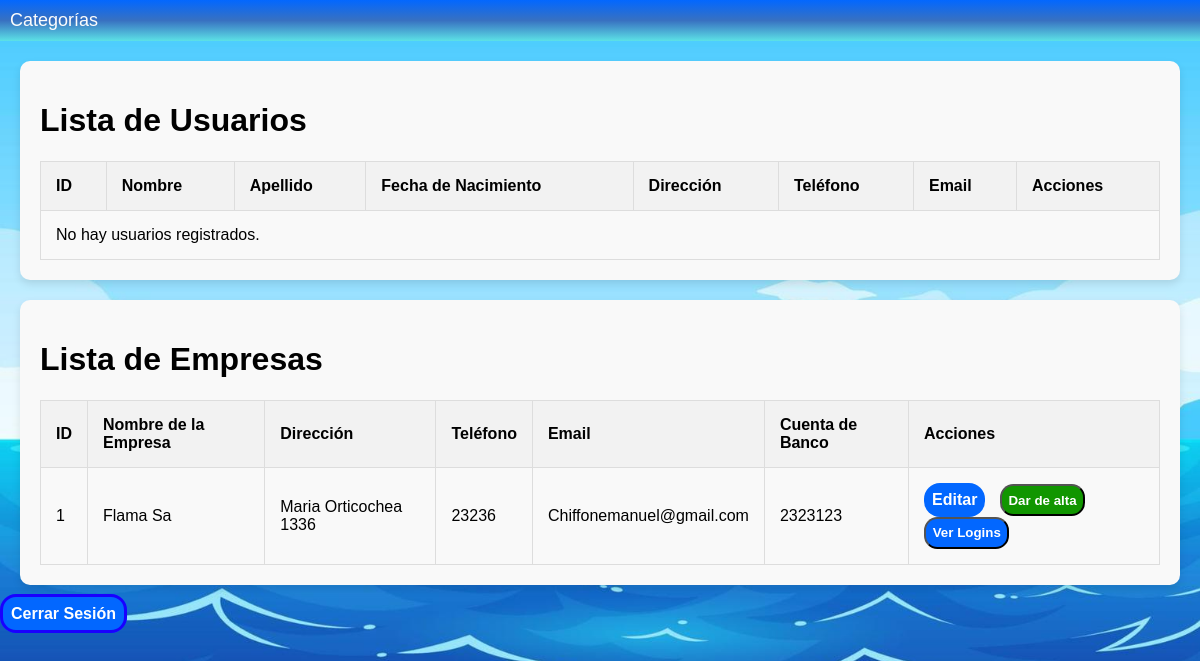
Screenshot of /views/listarUsuarios.php with the database file from the repository.
### tables this page shows
CREATE TABLE `empresa` (
  `idemp` int(11) NOT NULL AUTO_INCREMENT,
  `nombre` varchar(255) NOT NULL,
  `direccion` varchar(50) NOT NULL,
  `telefono` int(15) NOT NULL,
  `email` varchar(30) NOT NULL,
  `passw` varchar(255) NOT NULL,
  `cuentabanco` int(15) NOT NULL,
  `activo` enum('sí','no') DEFAULT 'sí',
  PRIMARY KEY (`idemp`),
  UNIQUE KEY `telefono` (`telefono`),
  UNIQUE KEY `email` (`email`),
  UNIQUE KEY `cuentabanco` (`cuentabanco`)
);

### models/Usuario.php (called while the page is built, shortened)
<?php
require_once __DIR__ . '/../config/Database.php';
class Usuario {
    private $conn;
    private $table_name = "cliente";
    public function __construct() {
        $database = new Database('user');
        $this->conn = $database->getConnection();
    }
    public function readAll() {
        $query = "SELECT * FROM " . $this->table_name;
        $result = $this->conn->query($query);
        return $result;
}
}
?>

### config/Database.php (called while the page is built, shortened)
<?php
class Database {
    private $host = "127.0.0.1";
    private $db_name = "oceantrade";
    private $username;
    private $password;
    public function __construct($role = 'guest') {
        switch ($role) {
            case 'user':
                $this->username = 'app_user';
                $this->password = 'password_app';
                break;
            default:
                $this->username = 'guest_user';
                $this->password = 'password_guest';
                break;
        }
    }
    public function getConnection() {
        $this->conn = null;
        try {
            $this->conn = new mysqli($this->host, $this->username, $this->password, $this->db_name);
        } catch (Exception $e) {
            echo $e->getMessage();
        }
        return $this->conn;
    }
}

### controllers/UsuarioController.php (called while the page is built, shortened)
<?php
require_once __DIR__ . '/../models/Usuario.php';
class UsuarioController {
    public function readAll() {
        $usuario = new Usuario();
        $result = $usuario->readAll();
        return $result;
    }
}

### models/Empresa.php (called while the page is built, shortened)
<?php
require_once __DIR__ . '/../config/Database.php';
class Empresa {
    private $conn;
    private $table_name = "empresa";
    public function __construct() {
        $database = new Database('user');
        $this->conn = $database->getConnection();
    }
    public function readAll() {
        $query = "SELECT * FROM " . $this->table_name;
        $result = $this->conn->query($query);
        return $result;
    }
}
?>

### controllers/EmpresaController.php (called while the page is built, shortened)
<?php
require_once __DIR__ . '/../models/Empresa.php';
class EmpresaController {
    public function readAll() {
        $empresa = new Empresa();
        $result = $empresa->readAll();
        return $result;
    }
}
?>

### views/listarUsuarios.php (the view, shortened to what this page needs)
<?php
require_once __DIR__ . '/../controllers/UsuarioController.php';
require_once __DIR__ . '/../controllers/EmpresaController.php';
$usuarioController = new UsuarioController();
$usuarios = $usuarioController->readAll();
$empresaController = new EmpresaController();
$empresas = $empresaController->readAll();
?>
<!DOCTYPE html>
<html lang="es">
<head>
    <link rel="stylesheet" href="/sigto/assets/css/style.css">
    <link rel="stylesheet" href="/sigto/assets/css/admin.css">
</head>
<body>
<nav class="navbar">
    <ul class="nav-menu">
        <li class="nav-item dropdown">
            <a href="#" class="nav-link">Categorías</a>
        </li>
    </ul>
</nav>
<div class="panel-gestion">
    <h1>Lista de Usuarios</h1>
    <table>
        <thead>
            <tr>
                <th>ID</th>
                <th>Nombre</th>
                <th>Apellido</th>
                <th>Fecha de Nacimiento</th>
                <th>Dirección</th>
                <th>Teléfono</th>
                <th>Email</th>
                <th>Acciones</th>
            </tr>
        </thead>
        <tbody>
        <?php if ($usuarios && $usuarios->num_rows > 0): ?>
            <?php while ($usuario = $usuarios->fetch_assoc()): ?>
                <tr>
                    <td><?php echo $usuario['idus']; ?></td>
                    <td><?php echo $usuario['nombre']; ?></td>
                    <td><?php echo $usuario['apellido']; ?></td>
                    <td><?php echo $usuario['fecnac']; ?></td>
                    <td><?php echo $usuario['direccion']; ?></td>
                    <td><?php echo $usuario['telefono']; ?></td>
                    <td><?php echo $usuario['email']; ?></td>
                    <td>
                        <a id="editar" class="btn" href="/sigto/index.php?action=edit&idus=<?php echo $usuario['idus']; ?>">Editar</a>
                        <?php if ($usuario['activo'] == 'si'): ?>
                            <button class="btn-baja" onclick="cambiarEstadoUsuario(<?php echo $usuario['idus']; ?>, 'no')">Dar de baja</button>
                        <?php else: ?>
                            <button class="btn-alta" onclick="cambiarEstadoUsuario(<?php echo $usuario['idus']; ?>, 'si')">Dar de alta</button>
                        <?php endif; ?>
                        <button type="button" class="btn view-logins-btn" onclick="toggleMenu(<?php echo $usuario['idus']; ?>)">Ver Logins</button>
                    </td>
                </tr>
                <tr id="logins-<?php echo $usuario['idus']; ?>" style="display:none;">
                    <td colspan="8">
                        <?php
                        $logins = $usuarioController->getUserLogins($usuario['idus']);
                        ?>
                        <table>
                            <thead>
                                <tr>
                                    <th>Fecha</th>
                                    <th>Hora</th>
                                    <th>URL</th>
                                </tr>
                            </thead>
                            <tbody>
                                <?php foreach ($logins as $login): ?>
                                <tr>
                                    <td><?php echo $login['fecha']; ?></td>
                                    <td><?php echo $login['hora']; ?></td>
                                    <td><?php echo $login['url']; ?></td>
                                </tr>
                                <?php endforeach; ?>
                            </tbody>
                        </table>
                    </td>
                </tr>
            <?php endwhile; ?>
        <?php else: ?>
            <tr>
                <td colspan="8">No hay usuarios registrados.</td>
            </tr>
        <?php endif; ?>
        </tbody>
    </table>
</div>
<div class="panel-gestion">
    <h1>Lista de Empresas</h1>
    <table>
        <thead>
            <tr>
                <th>ID</th>
                <th>Nombre de la Empresa</th>
                <th>Dirección</th>
                <th>Teléfono</th>
                <th>Email</th>
                <th>Cuenta de Banco</th>
                <th>Acciones</th>
            </tr>
        </thead>
        <tbody>
        <?php if ($empresas && $empresas->num_rows > 0): ?>
            <?php while ($empresa = $empresas->fetch_assoc()): ?>
                <tr>
                    <td><?php echo $empresa['idemp']; ?></td>
                    <td><?php echo $empresa['nombre']; ?></td>
                    <td><?php echo $empresa['direccion']; ?></td>
                    <td><?php echo $empresa['telefono']; ?></td>
                    <td><?php echo $empresa['email']; ?></td>
                    <td><?php echo $empresa['cuentabanco']; ?></td>
                    <td>
                    <a id="editar" class="btn" href="/sigto/index.php?action=edit2&idemp=<?php echo $empresa['idemp']; ?>">Editar</a>
                    <?php if ($empresa['activo'] == 'si'): ?>
                    <button class="btn-baja" onclick="cambiarEstadoEmpresa(<?php echo $empresa['idemp']; ?>, 'no')">Dar de baja</button>
                    <?php else: ?>
                      <button class="btn-alta" onclick="cambiarEstadoEmpresa(<?php echo $empresa['idemp']; ?>, 'si')">Dar de alta</button>
                    <?php endif; ?>
                        <button type="button" class="btn view-logins-btn" onclick="toggleEmpresaMenu(<?php echo $empresa['idemp']; ?>)">Ver Logins</button>
                    </td>
                </tr>
            <?php endwhile; ?>
        <?php else: ?>
            <tr>
                <td colspan="7">No hay empresas registradas.</td>
            </tr>
        <?php endif; ?>
        </tbody>
    </table>
</div>
<a id="logout" class="btn" href="/sigto/index.php?action=logout">Cerrar Sesión</a>
</body>
</html>

### assets/css/style.css (style rules this page uses)
:root { --azuloscuro: #0267FF; --azulmedio: #3871C1; --azulclaro: #51Aee5; --turquesa: #5CE1E6; }
body { font-family: Arial, Helvetica, sans-serif, sans-serif; margin: 0; padding: 0; background-image: url('../images/ocean\ background.jpg'); background-size:cover; background-repeat: no-repeat; background-position: center; }
.navbar { background: linear-gradient(to top , var(--turquesa) ,var(--azulmedio),var(--azuloscuro)) !important; }
button { background-color: var(--azuloscuro); color: white; }

### assets/css/admin.css (style rules this page uses)
.navbar { background-color: #333; padding: 10px; }
.nav-menu { list-style-type: none; margin: 0; padding: 0; display: flex; }
.nav-item { margin-right: 20px; position: relative; }
.nav-link { color: rgb(252, 252, 252); text-decoration: none; font-size: 18px; }
.panel-gestion { padding: 20px; background-color: #f9f9f9; border-radius: 10px; box-shadow: 0 4px 8px rgba(0, 0, 0, 0.1); margin: 20px; }
table { width: 100%; border-collapse: collapse; margin-top: 20px; }
table, th, td { border: 1px solid #ddd; }
th, td { padding: 15px; text-align: left; }
th { background-color: #f2f2f2; }
#editar, #eliminar, .view-logins-btn { text-decoration: none; background-color: #0267FF; color: white; border-radius: 1em; padding: 0.5em; font-weight: bold; display: inline-block; width: auto; margin-right: 10px; text-align: center; }
#logout { text-decoration: none; text-align: center; color: white; font-weight: bold; background-color: #0267FF; border: 3px solid #1900ff; border-radius: 1em; margin-top: 1em; padding: 0.5em; width: 100%; }
.btn-alta { background-color: #119600; border-radius: 1em; padding: 0.5em; font-weight: bold; color: white; text-decoration: none; display: inline-block; width: auto; margin-right: 10px; text-align: center; }

### rows the page displays
empresa: idemp "1", nombre "Flama Sa", direccion "Maria Orticochea 1336", telefono "23236", email "Chiffonemanuel@gmail.com", cuentabanco "2323123"
